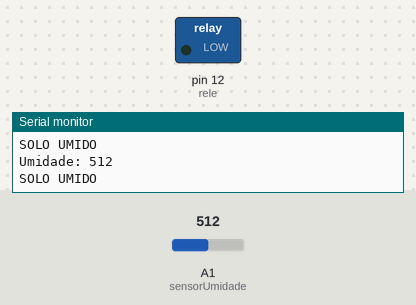
Recording of a sketch running on a simulated Arduino Uno, built with avr-gcc and run on an emulated ATmega328P. On the bench: switched loads named in the sketch (green lamp = pin HIGH), the last lines printed to the serial monitor. The test bench sets the inputs (shaded band); at power-on: A1 (sensorUmidade) = 512.

Above: at 5.8 s.
5.9 s: A1 (sensorUmidade) set to 583
11.9 s: A1 (sensorUmidade) set to 608
At 15.8 s:
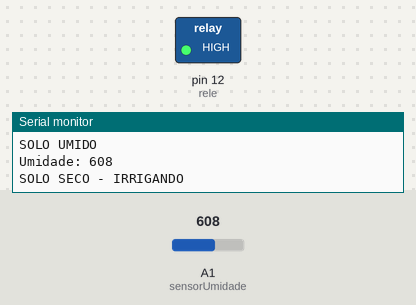
22.7 s: A1 (sensorUmidade) set to 590
At 23.2 s:
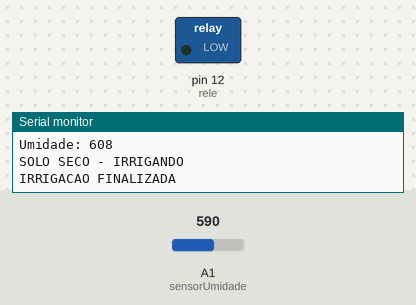
28.7 s: A1 (sensorUmidade) set to 610
At 32.5 s:
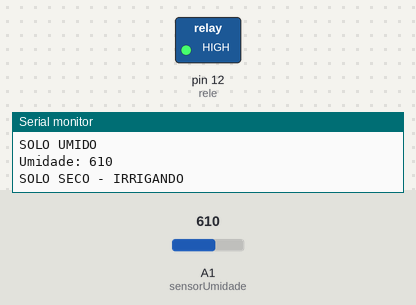
Timing chart, 0 to 40.5 s (numbered marks = the images above; inputs shaded):
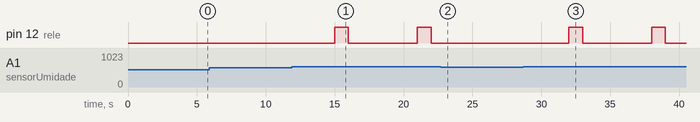

The sketch:

soil_moisure.ino.ino
```cpp
const int sensorUmidade = A1;
const int rele = 12;

const int limiteSeco = 600;
const int tempoIrrigacao = 1000; // 5 segundos

void setup() {
  pinMode(rele, OUTPUT);
  digitalWrite(rele, HIGH); // relé desligado (ativo em LOW)

  Serial.begin(9600);
}

void loop() {
  int leitura = analogRead(sensorUmidade);

  Serial.print("Umidade: ");
  Serial.println(leitura);

  if (leitura > limiteSeco) {
    Serial.println("SOLO SECO - IRRIGANDO");

    digitalWrite(rele, HIGH);   // liga relé
    delay(tempoIrrigacao);     // mantém ligado por 5 segundos
    digitalWrite(rele, LOW);  // desliga relé

    Serial.println("IRRIGACAO FINALIZADA");

    delay(5000); // espera 10 segundos antes de medir novamente
  } else {
    Serial.println("SOLO UMIDO");
    digitalWrite(rele, LOW); // garante desligado
    delay(5000);
  }
}
```

Measured:
- the behaviour switches between 600 and 601 on A1 (sensorUmidade) (found by bisection; images 0 and 1)
- after the input at 11.9 s, pin 12 (rele): alternates HIGH for 1.0 s and LOW for 5.0 s, starting after 3.1 s
- after the input at 22.7 s, pin 12 (rele): stays LOW (without the input it goes to HIGH after 4.3 s)
- after the input at 28.7 s, pin 12 (rele): alternates HIGH for 1.0 s and LOW for 5.0 s, starting after 3.3 s
